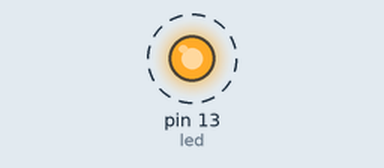
Recording of a sketch running on a simulated Arduino Uno, built with avr-gcc and run on an emulated ATmega328P. On the bench: output pins drawn as LEDs (lit = HIGH). Dashed ring = blinking. What the sketch prints to the serial monitor is not drawn.

Above: at 0.5 s.
Timing chart, 0 to 4.6 s (numbered marks = the images above):
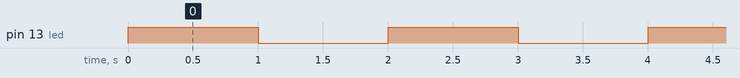

Measured:
- by itself, pin 13 (led): alternates HIGH for 1.0 s and LOW for 1.0 s

The sketch:

led_blink.ino
```cpp
int led = 13;

void setup() {
  Serial.begin(9600);
  pinMode(led,OUTPUT);
  Serial.println("Hello world!");

}

void loop() {
  Serial.println("LED is high");
  digitalWrite(led,HIGH);
  delay(1000);
  Serial.println("LED is low");
  digitalWrite(led,LOW);
  delay(1000);
}
```
